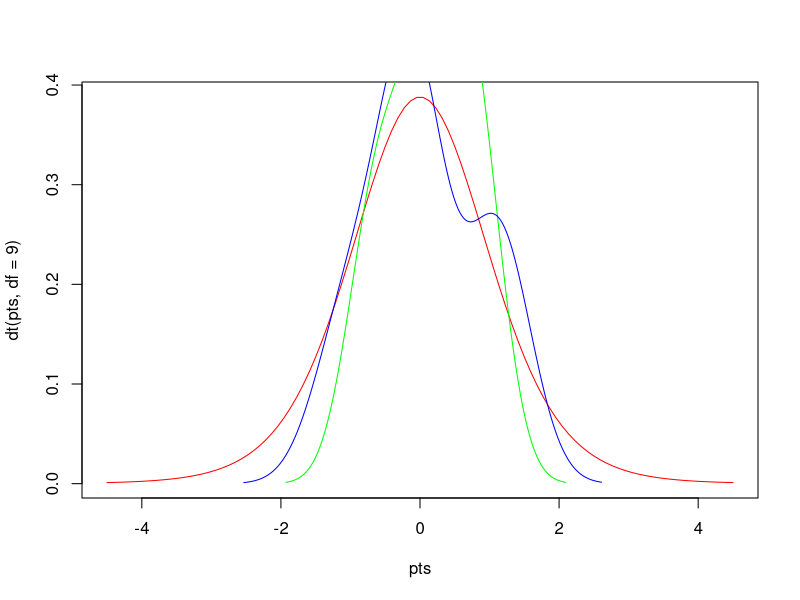

The R script that drew this image:
# Author: Emmanuel Ndubuisi, Date: 08/18/2021

x = rnorm(10)
y = rnorm(10)

pts = seq(-4.5,4.5,length=100)
plot(pts,dt(pts,df=9),col='red',type='l')

lines(density(x), col='green')
lines(density(y), col='blue')
